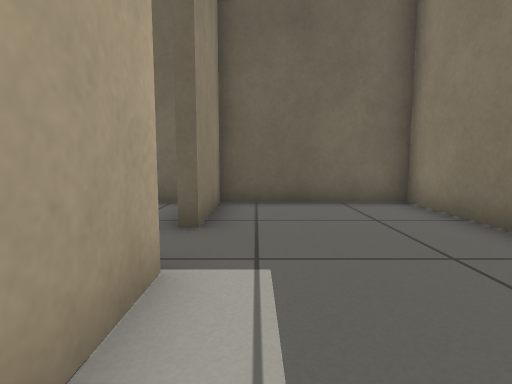
View 1 (above)

22 first-person views from a walk through a Gazebo world. The camera is 0.5 m above the floor, tilts 6° down and sees 80° across. The floor is counted in squares, 0.5 m on a side. Each view is taken from the middle of a square. On the plan, view 1 faces up. The plan holds only what a view shows up to about 12 squares ahead; the rest is blank.

View 2
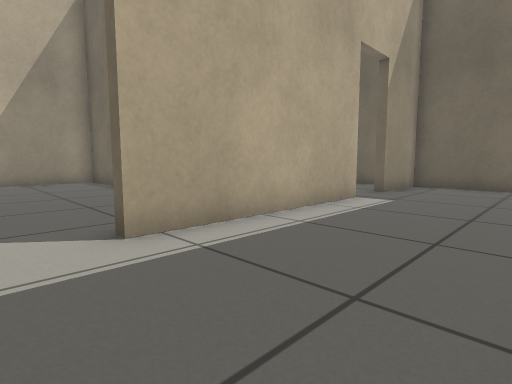

View 3
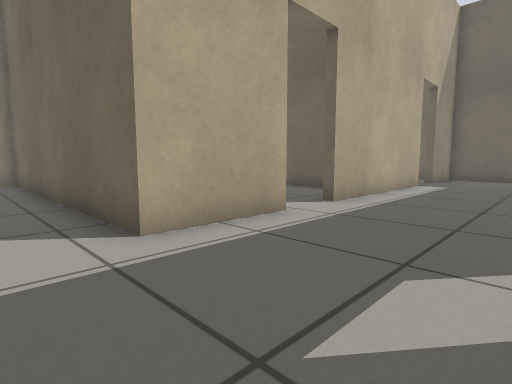

View 4
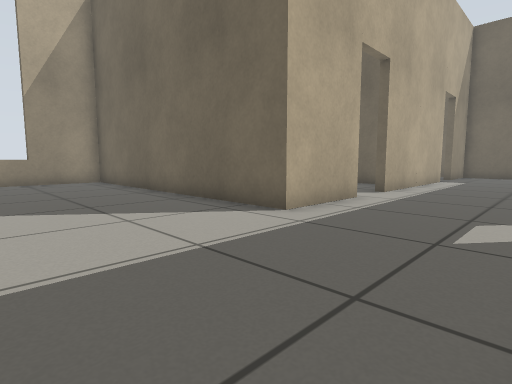

View 5
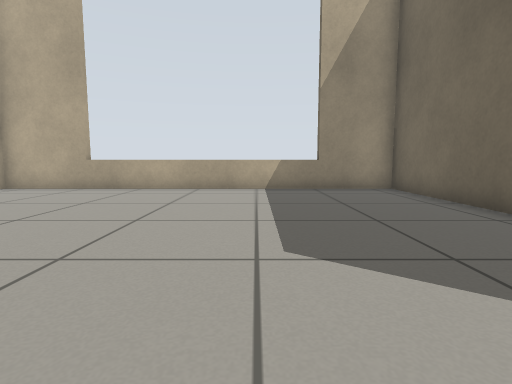

View 6
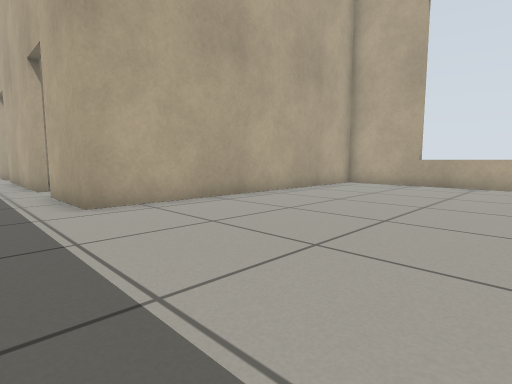

View 7
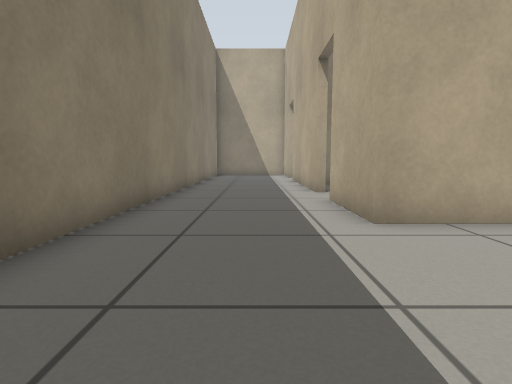

View 8
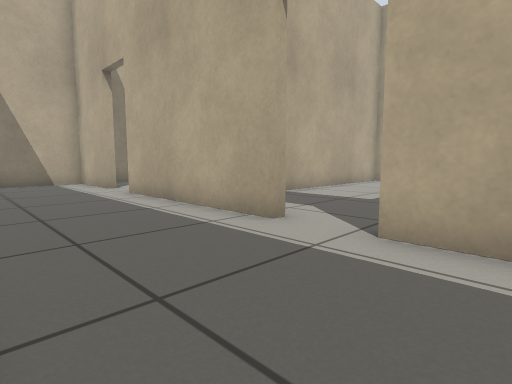

View 9
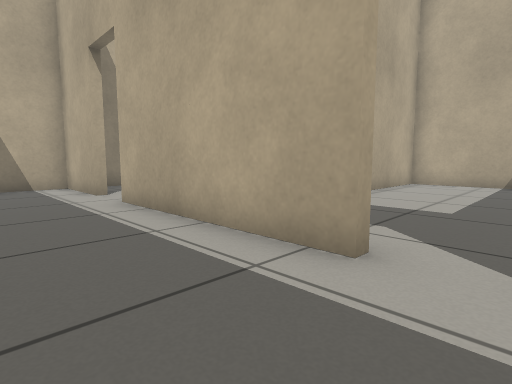

View 10
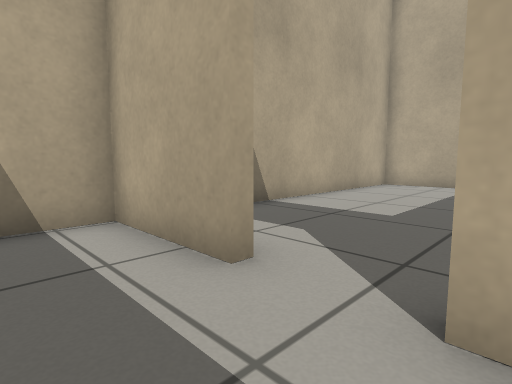

View 11
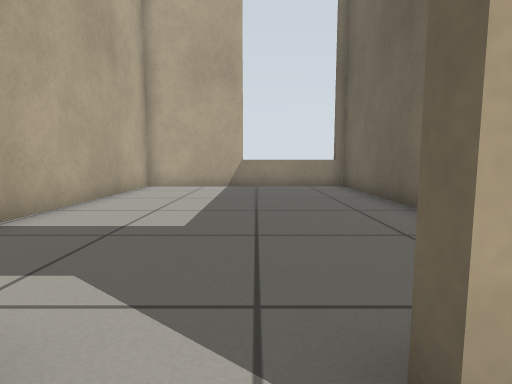

View 12
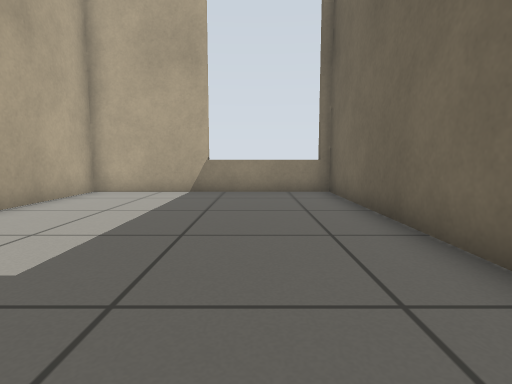

View 13
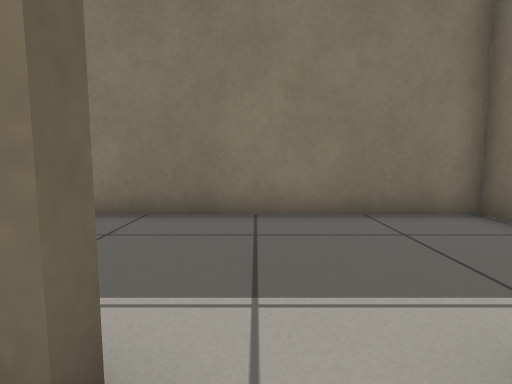

View 14
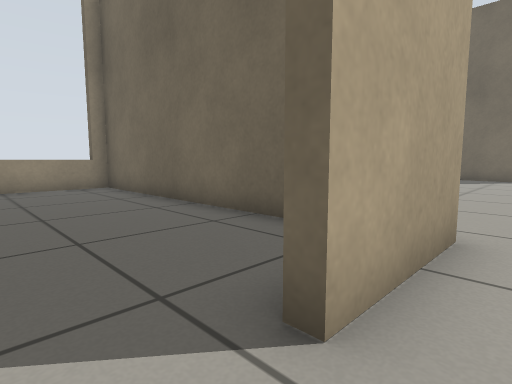

View 15
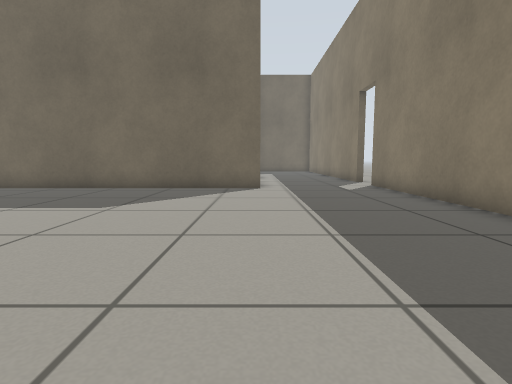

View 16
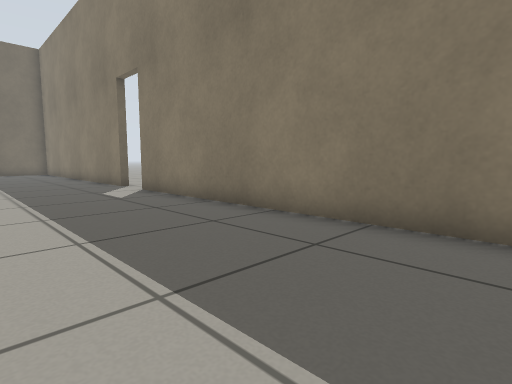

View 17
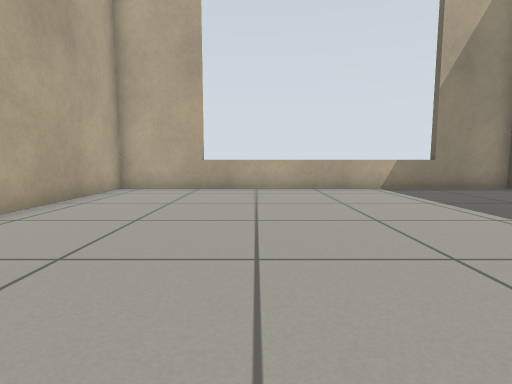

View 18
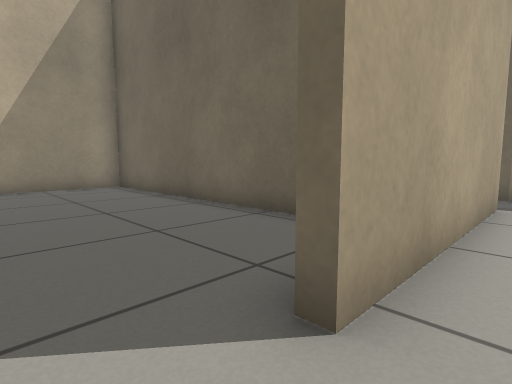

View 19
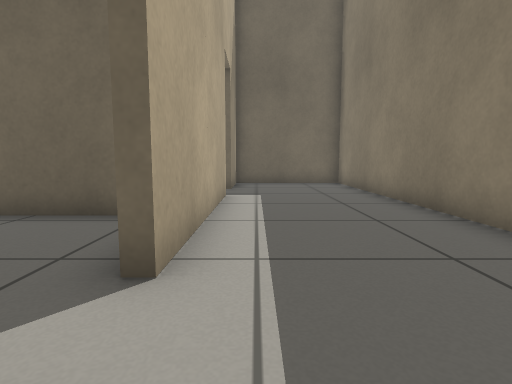

View 20
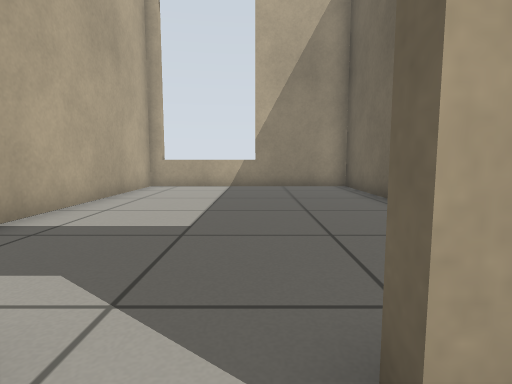

View 21
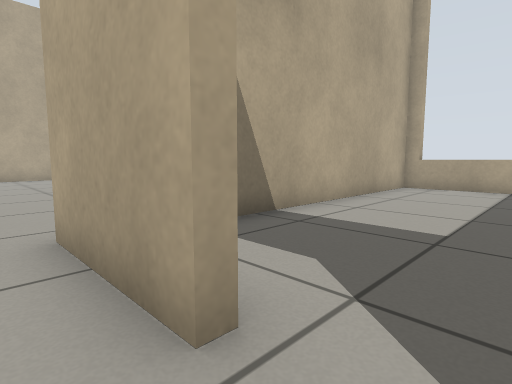

View 22
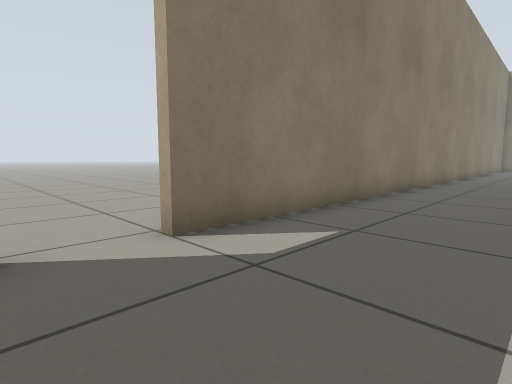

### Floor plan
Ten units are one square. View 1 is at (0, 0); x grows to the right and y downward. Boxes are objects, and circles mark ways between rooms. Rooms are numbered by the first view taken in them; rooms with no view inside come last. Other rooms are left out.
<svg viewBox="-120 -76 165 452">
<path fill="none" stroke="#000" d="M-8 53 -8 83 -115 83 -115 217 -8 217 -8 246M36 52 36 41M-8 264 -8 324M36 19 36 -71 -8 -71 -8 -44M-8 -27 -8 35M-8 342 -8 371 36 371 36 70M-46 297 -115 297 -115 371 -21 371M-24 6 -115 6 -115 80 -35 80M-32 220 -115 220 -115 289M-111 294 -47 294"/>
<circle cx="-10" cy="335" r="3" fill="#2a7"/>
<circle cx="-10" cy="45" r="3" fill="#2a7"/>
<circle cx="-10" cy="255" r="3" fill="#2a7"/>
<text x="-20" y="150">1</text>
<text x="-70" y="330">2</text>
<text x="-60" y="40">3</text>
<text x="-60" y="260">4</text>
</svg>
Room 1 opens to room 2. Room 1 opens to room 3. Room 1 opens to room 4.

Where each view was taken, in squares from view 1:
view 1: 0 up, 0 right, facing up
view 2: 5 down, 3 right, facing up-left
view 3: 10 down, 3 right, facing up-left
view 4: 13 down, 3 right, facing up-left
view 5: 13 down, 1 left, facing left
view 6: 15 down, 1 right, facing down-left
view 7: 17 down, 1 right, facing down
view 8: 23 down, 3 right, facing down-left
view 9: 25 down, 2 right, facing down-left
view 10: 32 down, 1 right, facing down-left
view 11: 33 down, 0 right, facing left
view 12: 32 down, 2 left, facing left
view 13: 33 down, 2 left, facing right
view 14: 26 down, 0 right, facing up-left
view 15: 19 down, 1 left, facing up
view 16: 17 down, 1 left, facing up-right
view 17: 17 down, 1 left, facing left
view 18: 5 down, 0 right, facing up-left
view 19: 6 down, 0 right, facing up
view 20: 4 down, 0 right, facing left
view 21: 4 down, 0 right, facing down-left
view 22: 5 down, 0 right, facing down-right
